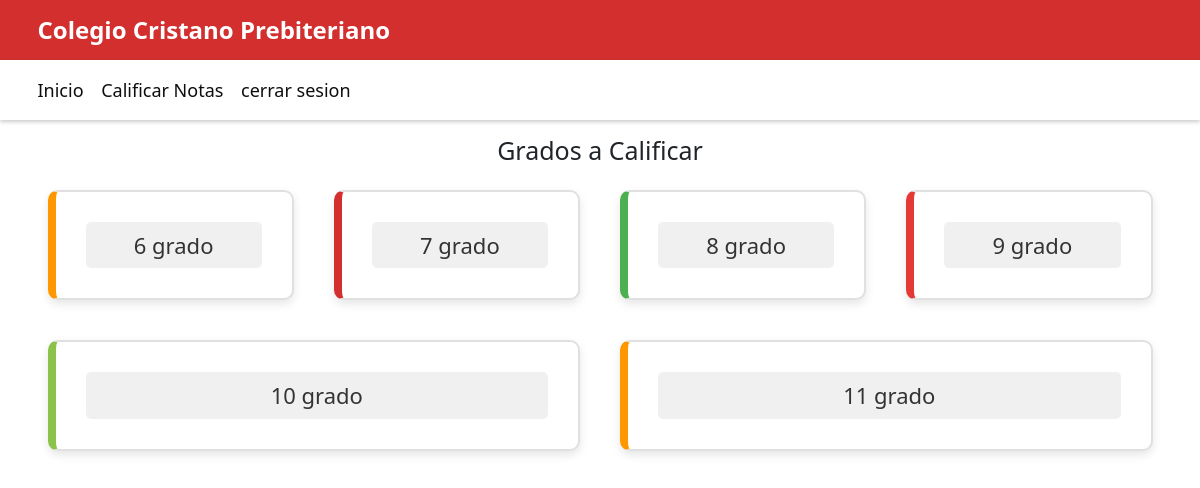
Screenshot of /code/view/profesor/view_grado.php (signed in) with the database file from the repository.
### tables this page shows
CREATE TABLE `grados` (
  `id_grado` int NOT NULL,
  `nombre_grado` varchar(50) NOT NULL
);

### code/view/profesor/view_grado.php (the view, shortened to what this page needs)
<?php include "header.php"; ?>
<!DOCTYPE html>
<html lang="es">
<head>
    <link href="https://cdn.jsdelivr.net/npm/bootstrap@5.3.3/dist/css/bootstrap.min.css" rel="stylesheet">
</head>
<body>
    <div class="container mt-4">
        <h1 class="text-center mb-4">Grados a Calificar</h1>
        <div id="content">
            <?php
            $id_profesor = $_SESSION['id_profesor'];
            $servername = "localhost";
            $username = "root";
            $password = "mysql";
            $dbname = "project_db";
            $conn = new mysqli($servername, $username, $password, $dbname);
            $sql = "SELECT grados.id_grado, grados.nombre_grado
                    FROM profesores_grados
                    INNER JOIN grados ON profesores_grados.id_grado = grados.id_grado
                    WHERE profesores_grados.id_profesor = $id_profesor";
            $result = $conn->query($sql);
            if ($result->num_rows > 0) {
                $allowed_colors = ['#ff9800', '#d32f2f', '#4caf50', '#e53935', '#8bc34a'];
                $count = 0;
                while ($row = $result->fetch_assoc()) {
                    $random_color = $allowed_colors[$count % count($allowed_colors)];
                    echo "<div class='module-alatorio' style='border-left: 8px solid $random_color;'>";
                    echo "<a href='view_asignatura.php?id_grado=" . $row['id_grado'] . "'>";
                    echo "<h2>" . $row['nombre_grado'] . "</h2>";
                    echo "</a>";
                    echo "</div>";
                    $count++;
                }
            } else {
                echo "<p class='text-center'>No se encontraron grados asignados.</p>";
            }
            ?>
        </div>
    </div>
</body>
</html>

### code/view/profesor/view_grado.php (style rules this page uses)
#content { display: flex; flex-wrap: wrap; justify-content: space-between; gap: 20px; }
.module-alatorio { padding: 30px; border-radius: 10px; margin: 10px; text-align: center; flex: 1 0 21%; box-shadow: 0px 4px 10px rgba(0, 0, 0, 0.1); transition: transform 0.3s ease, box-shadow 0.3s ease; border: 2px solid #e0e0e0; background-color: #fff; }
.module-alatorio a { color: #333; text-decoration: none; font-size: 20px; font-weight: bold; display: block; padding: 10px; border-radius: 5px; background-color: #f0f0f0; transition: background-color 0.3s ease; }
.module-alatorio h2 { margin: 0; font-size: 22px; }

### rows the page displays
grados: nombre_grado "6 grado"
grados: nombre_grado "7 grado"
grados: nombre_grado "8 grado"
grados: nombre_grado "9 grado"
grados: nombre_grado "10 grado"
grados: nombre_grado "11 grado"
